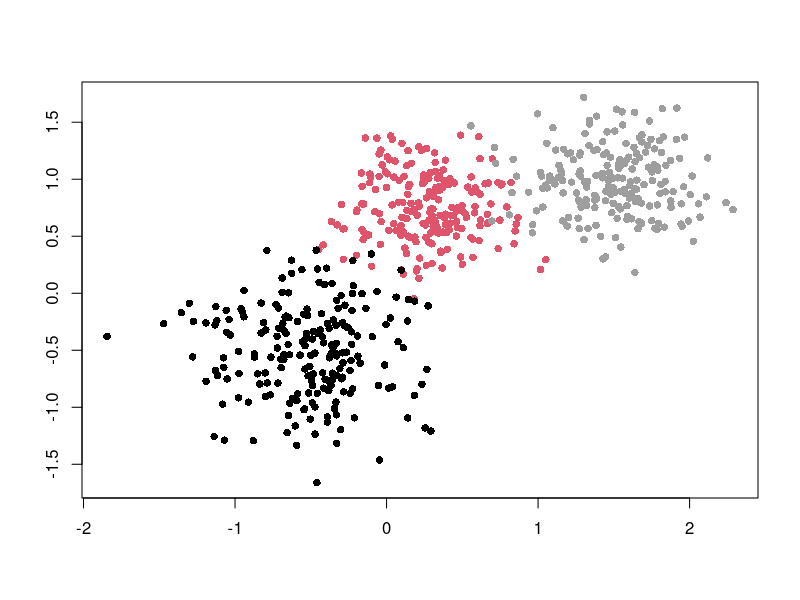
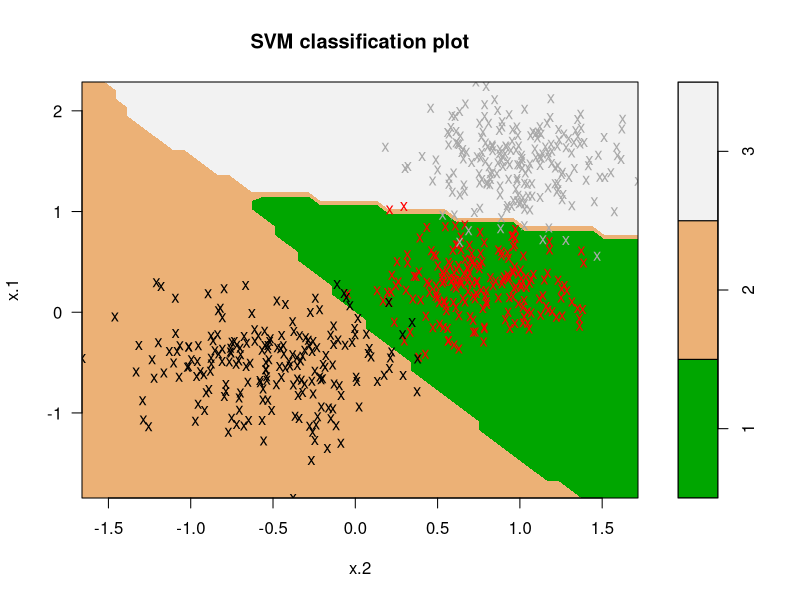
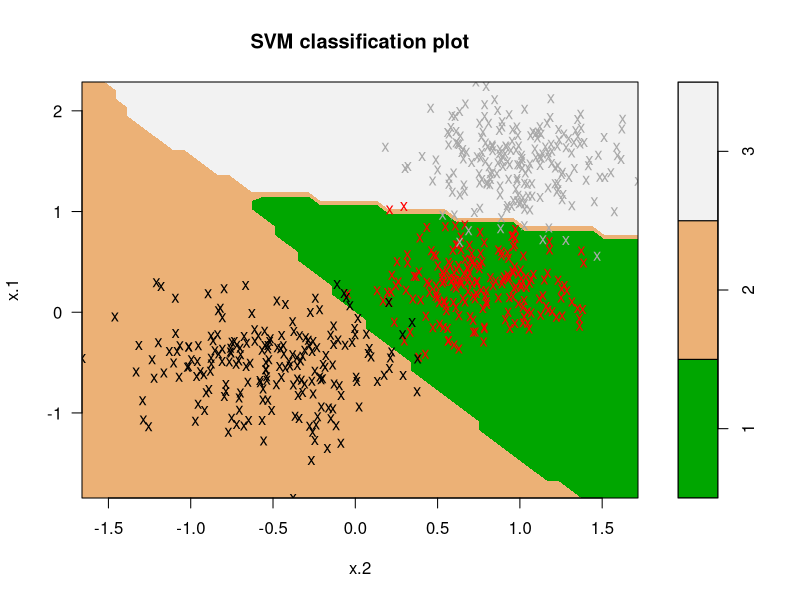
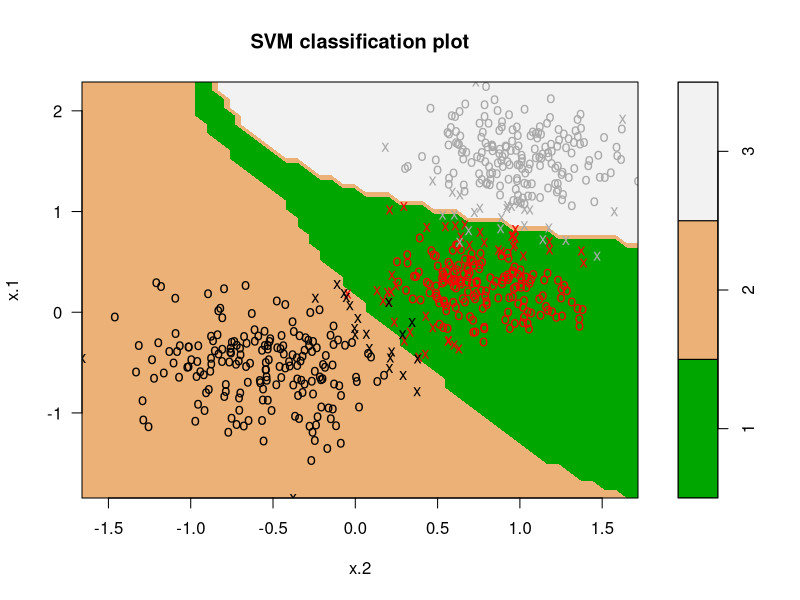
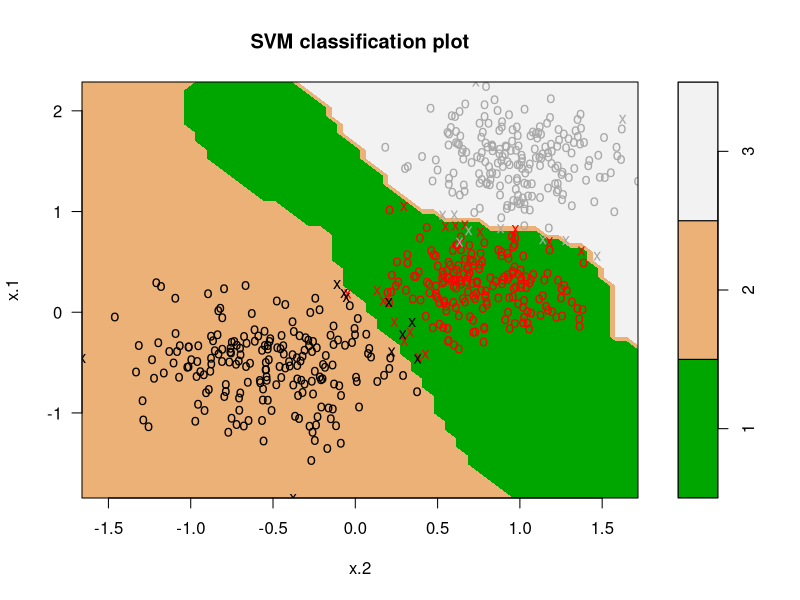
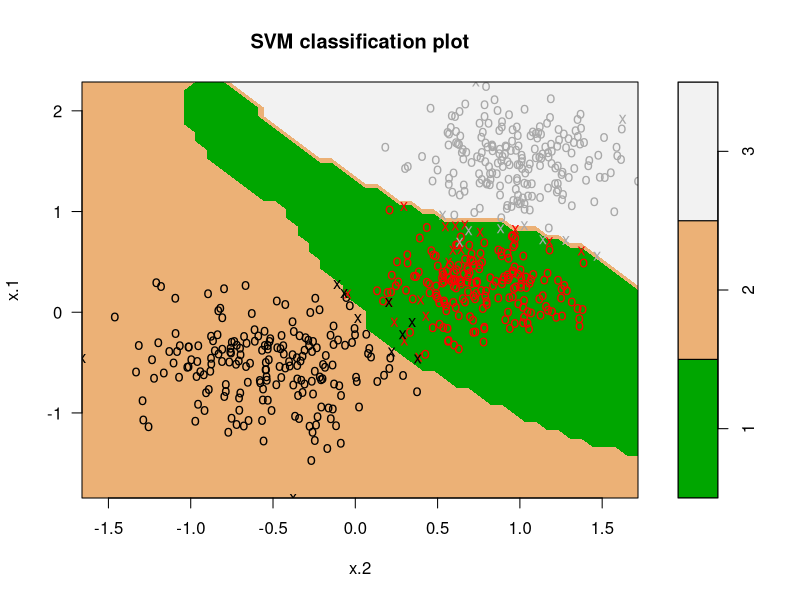
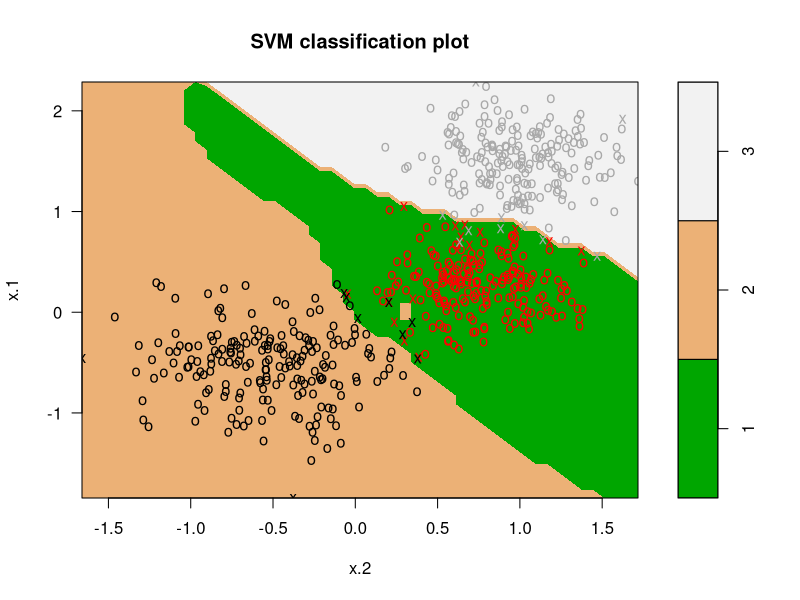
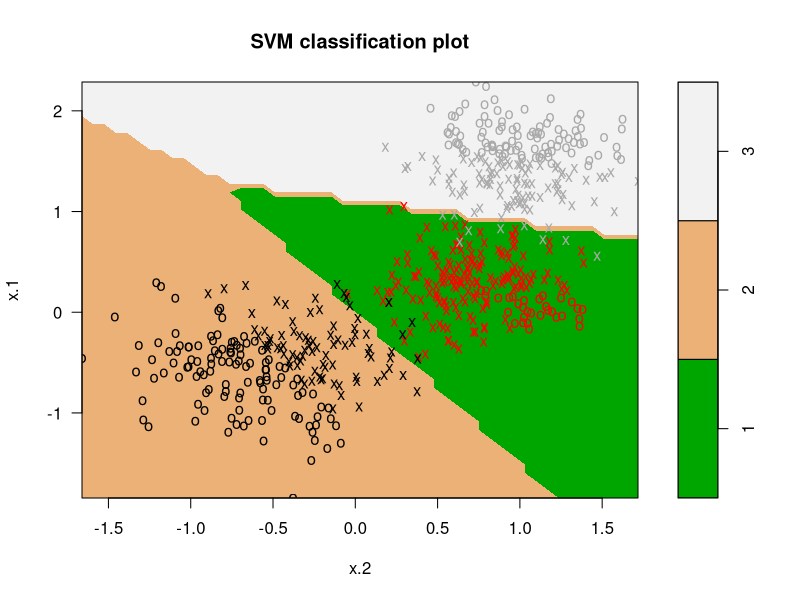

Write the R code that produced these figures, in order. (Note: this script raises an error after producing the figures.)
# Julia Andronowitz
# Classification Methods Using Support Vector Machines
# Support Vector Machine


# loading svm library (run first line if not installed)
# install.packages("e1071")
library(e1071)

# defining the hyperplane function
hyperplane <- function(P,data,x,z=0) {
  alphas <- -1*P$coefs
  svs <- data[P$index,]
  c <- P$rho - z
  a <- sum(t(alphas)*data[P$index,][1])
  b <- sum(t(alphas)*data[P$index,][2])
  (-c-a*x)/b
  cat(a,b,c)
}

# setting initial number of observations in each set
n <- 200

# calculating x-variable using three randomly generated sets with overlap
set.seed(1000)

svmdatax1a <- matrix(rnorm(n, 0.25,0.3), ncol=1)
svmdatax1b <- matrix(rnorm(n,0.75,0.3), ncol=1)
svmdatax1 <- cbind(svmdatax1a,svmdatax1b)

svmdatax2 <- matrix(rnorm(n*2,-0.5,0.4), ncol=2)

svmdatax3a <- matrix(rnorm(n,1.5,0.3), ncol=1)
svmdatax3b <- matrix(rnorm(n,1,0.3), ncol=1)
svmdatax3 <- cbind(svmdatax3a,svmdatax3b)

svmdatax <- rbind(svmdatax1,svmdatax2,svmdatax3)

# assigning labels to both classes
svmdatay <- c(rep(1,n), rep(2,n), rep(3,n))

# plotting the data
plot(svmdatax, col=(11-svmdatay),xlab="",ylab="",pch=16)

# creating data frame 
svmdata <- data.frame (x = svmdatax, y = factor(svmdatay))

# using different costs
svmfit.00001 <- svm (y~., data = svmdata , kernel="radial", cost = 0.00001, scale = FALSE)
svmfit.001 <- svm (y~., data = svmdata , kernel="radial", cost = 0.001, scale = FALSE)
svmfit1 <- svm (y~., data = svmdata , kernel="radial", cost = 1, scale = FALSE)
svmfit1000 <- svm (y~., data = svmdata , kernel="radial", cost = 1000, scale = FALSE)
svmfit100000 <- svm (y~., data = svmdata , kernel="radial", cost = 100000, scale = FALSE)
svmfit10000000 <- svm (y~., data = svmdata , kernel="radial", cost = 10000000, scale = FALSE)

# plots of different costs
plot(svmfit.00001,svmdata,color.palette = terrain.colors,symbolPalette = c("red","black","darkgray"))
plot(svmfit.001,svmdata,color.palette = terrain.colors,symbolPalette = c("red","black","darkgray"))
plot(svmfit1,svmdata,color.palette = terrain.colors,symbolPalette = c("red","black","darkgray"))
plot(svmfit1000,svmdata,color.palette = terrain.colors,symbolPalette = c("red","black","darkgray"))
plot(svmfit100000,svmdata,color.palette = terrain.colors,symbolPalette = c("red","black","darkgray"))
plot(svmfit10000000,svmdata,color.palette = terrain.colors,symbolPalette = c("red","black","darkgray"))

# using different gammas
svmfit.01g <- svm (y~., data = svmdata , kernel="radial", cost = 1, gamma = 0.01, scale = FALSE)
svmfit.1g <- svm (y~., data = svmdata , kernel="radial", cost = 1, gamma = 0.1, scale = FALSE)
svmfit1g <- svm (y~., data = svmdata , kernel="radial", cost = 1, gamma = 1, scale = FALSE)
svmfit10g <- svm (y~., data = svmdata , kernel="radial", cost = 1, gamma = 10, scale = FALSE)
svmfit100g <- svm (y~., data = svmdata , kernel="radial", cost = 1, gamma = 100, scale = FALSE)
svmfit1000g <- svm (y~., data = svmdata , kernel="radial", cost = 1, gamma = 1000, scale = FALSE)

# plots of different gammas
plot(svmfit.01g,svmdata,color.palette = terrain.colors,symbolPalette = c("red","black","darkgray"))
plot(svmfit.1g,svmdata,color.palette = terrain.colors,symbolPalette = c("red","black","darkgray"))
plot(svmfit1g,svmdata,color.palette = terrain.colors,symbolPalette = c("red","black","darkgray"))
plot(svmfit10g,svmdata,color.palette = terrain.colors,symbolPalette = c("red","black","darkgray"))
plot(svmfit100g,svmdata,color.palette = terrain.colors,symbolPalette = c("red","black","darkgray"))
plot(svmfit1000g,svmdata,color.palette = terrain.colors,symbolPalette = c("red","black","darkgray"))

# using tune function to find the best model
tune <- tune(svm,y~.,data=svmdata, 
             ranges = list(gamma = 2^(-2:10), cost = 2^(-2:10)), tunecontrol = tune.control(sampling = "fix"))

tune$best.parameters
tune$best.performance
 # tune$performances
    # run to see individual performances

# computing svm function with best gamma and cost
svmfit <- svm (y~., data = svmdata , kernel="radial", cost = 0.25, gamma=0.5, scale = FALSE)

# looking at statistics
summary(svmfit)
svmfit$index
svmfit$rho
svmfit$coefs

# plotting svm function graph
plot(svmfit,svmdata,color.palette = terrain.colors,symbolPalette = c("red","black","darkgray"))

# looking at how a,b,c values differ 
hyperplane(svmfit,svmdata,svmdatax)
hyperplane(svmfit1,svmdata,svmdatax)
hyperplane(svmfit1000000,svmdata,svmdatax)


help(tune)
help(svm)
